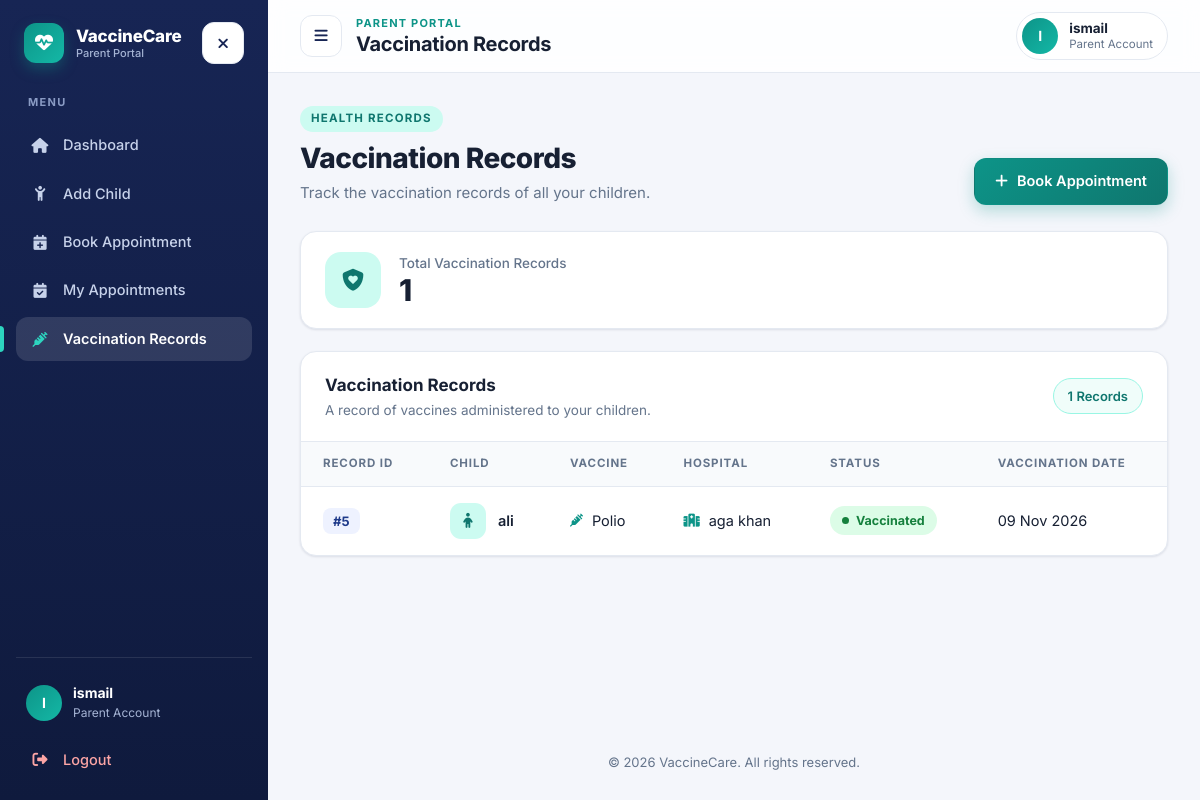
The app's page /parent/vaccination_record.php (signed in) with its own data.
### tables this page shows
CREATE TABLE `vaccination_record` (
  `record_id` int(11) NOT NULL,
  `appointment_id` int(11) NOT NULL,
  `vaccination_status` varchar(50) NOT NULL,
  `vaccination_date` date DEFAULT NULL
);

CREATE TABLE `child` (
  `child_id` int(11) NOT NULL,
  `child_name` varchar(50) NOT NULL,
  `date_of_birth` date NOT NULL,
  `parent_id` int(11) NOT NULL,
  `is_active` tinyint(1) NOT NULL DEFAULT 1
);

CREATE TABLE `vaccines` (
  `vaccine_id` int(11) NOT NULL,
  `vaccine_name` varchar(150) NOT NULL
);

CREATE TABLE `hospital` (
  `hospital_id` int(11) NOT NULL,
  `hospital_name` varchar(100) NOT NULL,
  `hospital_address` text NOT NULL,
  `hospital_email` varchar(100) NOT NULL,
  `hospital_phone` varchar(50) NOT NULL,
  `password` varchar(255) NOT NULL
);

### parent/vaccination_record.php (the view, shortened to what this page needs)
<?php
include "../config/db_connection.php";
$showRecordSql = "SELECT
                    vaccination_record.record_id,
                    child.child_name,
                    vaccines.vaccine_name,
                    hospital.hospital_name,
                    vaccination_record.vaccination_status,
                    vaccination_record.vaccination_date
                    FROM vaccination_record
                    JOIN appointments
                    ON vaccination_record.appointment_id = appointments.appointment_id
                    JOIN child
                    ON appointments.child_id = child.child_id
                    JOIN vaccines
                    ON appointments.vaccine_id = vaccines.vaccine_id
                    JOIN hospital
                    ON appointments.hospital_id = hospital.hospital_id
                    WHERE child.parent_id = ?";
$showRecordStmt = mysqli_prepare($connect, $showRecordSql);
$showRecordStmt->bind_param("i", $_SESSION["parent_id"]);
$showRecordStmt->execute();
$result = $showRecordStmt->get_result();
$totalRecords = mysqli_num_rows($result);
function getVaccinationStatusClass($status) {
    switch (strtolower($status)) {
        case "vaccinated":
            return "status-vaccinated";
    }
}
?>
<!DOCTYPE html>
<html lang="en">
<head>
    <link rel="stylesheet" href="https://cdnjs.cloudflare.com/ajax/libs/font-awesome/6.7.2/css/all.min.css">
    <link rel="stylesheet" href="CSS/parent-app.css">
</head>
<body>
<div class="app">
    <?php $activePage = "records"; include __DIR__ . "/includes/sidebar.php"; ?>
    <div class="app-main">
        <header class="topbar">
            <div class="topbar-left">
                <button type="button" class="icon-btn menu-btn" data-menu-toggle
                        aria-label="Open menu" aria-controls="sidebar" aria-expanded="false">
                    <i class="fa-solid fa-bars"></i>
                </button>
                <div class="topbar-title">
                    <p>Parent Portal</p>
                    <h2>Vaccination Records</h2>
                </div>
            </div>
            <div class="profile-chip">
                <span class="avatar"><?php echo htmlspecialchars(strtoupper(substr($_SESSION["parent_name"], 0, 1))); ?></span>
                <span class="profile-text">
                    <strong><?php echo htmlspecialchars($_SESSION["parent_name"]); ?></strong>
                    <small>Parent Account</small>
                </span>
            </div>
        </header>
        <main class="page">
            <div class="page-head">
                <div>
                    <span class="eyebrow">Health Records</span>
                    <h1>Vaccination Records</h1>
                    <p>Track the vaccination records of all your children.</p>
                </div>
                <a href="book_appointment.php" class="btn btn-primary">
                    <i class="fa-solid fa-plus"></i>
                    Book Appointment
                </a>
            </div>
            <div class="card stat">
                <div class="stat-icon">
                    <i class="fa-solid fa-shield-heart"></i>
                </div>
                <div>
                    <p>Total Vaccination Records</p>
                    <h2><?php echo $totalRecords; ?></h2>
                </div>
            </div>
            <div class="card">
                <div class="card-head">
                    <div>
                        <h3>Vaccination Records</h3>
                        <p>A record of vaccines administered to your children.</p>
                    </div>
                    <span class="pill"><?php echo $totalRecords; ?> Records</span>
                </div>
                <?php if ($totalRecords > 0) { ?>
                    <div class="table-wrap">
                        <table class="data-table">
                            <thead>
                                <tr>
                                    <th>Record ID</th>
                                    <th>Child</th>
                                    <th>Vaccine</th>
                                    <th>Hospital</th>
                                    <th>Status</th>
                                    <th>Vaccination Date</th>
                                </tr>
                            </thead>
                            <tbody>
                                <?php while ($row = mysqli_fetch_assoc($result)) { ?>
                                    <tr>
                                        <td data-label="Record">
                                            <span class="id-tag">#<?php echo htmlspecialchars($row["record_id"]); ?></span>
                                        </td>
                                        <td data-label="Child">
                                            <div class="cell-person">
                                                <span class="avatar-sm"><i class="fa-solid fa-child"></i></span>
                                                <span><?php echo htmlspecialchars($row["child_name"]); ?></span>
                                            </div>
                                        </td>
                                        <td data-label="Vaccine">
                                            <span class="cell-icon">
                                                <i class="fa-solid fa-syringe"></i>
                                                <?php echo htmlspecialchars($row["vaccine_name"]); ?>
                                            </span>
                                        </td>
                                        <td data-label="Hospital">
                                            <span class="cell-icon">
                                                <i class="fa-solid fa-hospital"></i>
                                                <?php echo htmlspecialchars($row["hospital_name"]); ?>
                                            </span>
                                        </td>
                                        <td data-label="Status">
                                            <span class="status-badge <?php echo getVaccinationStatusClass($row["vaccination_status"]); ?>">
                                                <span class="status-dot"></span>
                                                <?php echo htmlspecialchars($row["vaccination_status"]); ?>
                                            </span>
                                        </td>
                                        <td data-label="Date">
                                            <?php
                                            $vaccinationDateTimestamp = strtotime($row["vaccination_date"] ?? "");
                                            if ($vaccinationDateTimestamp !== false && !empty($row["vaccination_date"]) && $row["vaccination_date"] !== "0000-00-00") {
                                                echo date("d M Y", $vaccinationDateTimestamp);
                                            } else {
                                                echo "Not available";
                                            }
                                            ?>
                                        </td>
                                    </tr>
                                <?php } ?>
                            </tbody>
                        </table>
                    </div>
                <?php } ?>
            </div>
        </main>
        <footer class="app-footer">
            &copy; 2026 VaccineCare. All rights reserved.
        </footer>
    </div>
</div>
</body>
</html>

### records on screen
vaccination_record: record_id "5", child.child_name "ali", vaccines.vaccine_name "Polio", hospital.hospital_name "aga khan", vaccination_status "Vaccinated", vaccination_date "09 Nov 2026"

### other values on screen
$item[2] "Dashboard"
$item[2] "Add Child"
$item[2] "Book Appointment"
$item[2] "My Appointments"
$item[2] "Vaccination Records"
$sidebarInitial "I"
$sidebarName "ismail"
substr($_SESSION["parent_name"], 0, 1) "I"
$_SESSION["parent_name"] "ismail"
$totalRecords "1"
